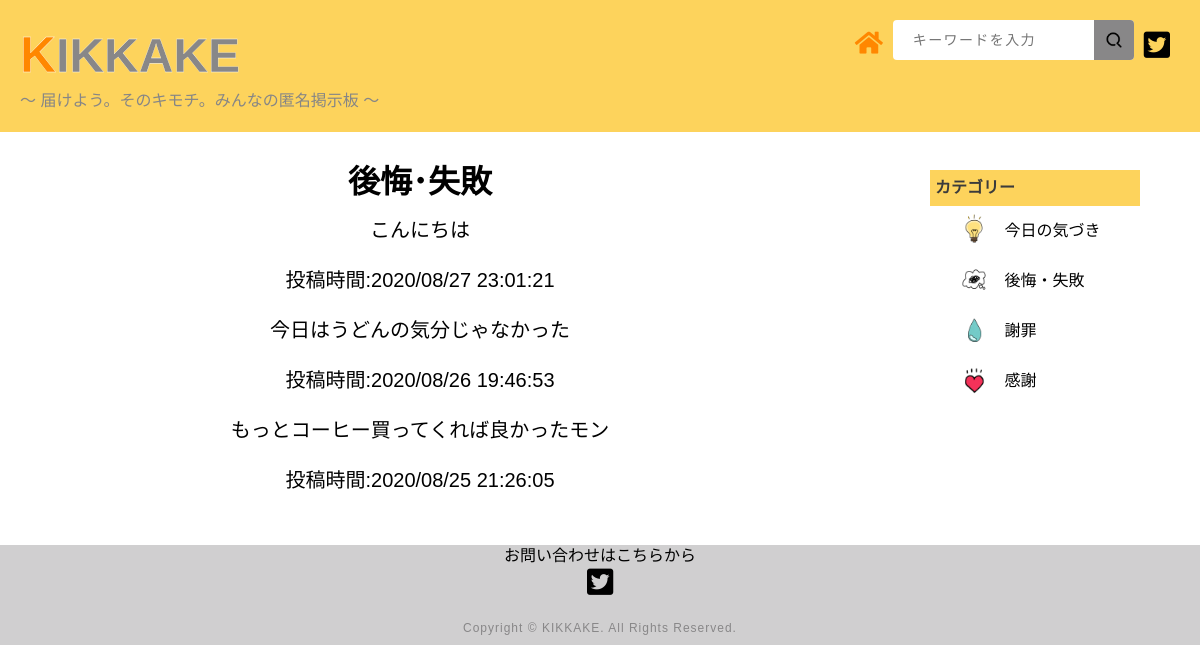
/page_2, run on the app's committed database.
### tables this page shows
CREATE TABLE "k_posts" (
	"id"	INTEGER,
	"user_id"	INTEGER,
	"comment"	TEXT,
	"del_flag"	INTEGER DEFAULT 0,
	"time"	TEXT,
	"cat_id"	INTEGER,
	PRIMARY KEY("id" AUTOINCREMENT)
);

### app.py (the view)
@app.route('/page_2')
def page_2():
    conn = sqlite3.connect('k_post.db')
    c = conn.cursor()
    c.execute("select id, comment, time from k_posts where cat_id = 2 order by time desc")
    comment_list = []
    for row in c.fetchall():
        comment_list.append({"id": row[0], "comment": row[1], "time":row[2]})
    c.close()
    return render_template('page_2.html' , comment_list = comment_list)

### templates/page_2.html
{% extends 'base.html' %}
{% block main %}
<div class="main_wrapper">
    <div class="container">
        <div id= "borderbox" class="main">
            <h1>後悔･失敗</h1>
            {% for item in comment_list %}
                <div class="page_2_content">
                    <p>{{item["comment"]}}</p>
                    <p>投稿時間:{{item["time"]}}</p>
                </div>
            {% endfor %}
        </div>
        <div class="side">
            <div class="side_inner">
                <div class="category">
                    <h4 class="side_title">
                    <span class="side_title_inner">カテゴリー</span>
                    </h4>
                    <ul class="cat_item">
                    <li class="cat_item_1">
                        <img src="../static/img/今日の気づき（電球）.png" class="cat_item_1 cat_img cat">
                        <a class="cat" href="/page_1">今日の気づき</a>
                    </li>
                    <li class="cat_item_2">
                        <img src="../static/img/後悔・失敗（・・・）.png" class="cat_item_2 cat_img cat">
                        <a class="cat" href="/page_2">後悔・失敗</a>
                    </li>
                    <li class="cat_item_3">
                        <img src="../static/img/謝罪　しずく.png" class="cat_item_3 cat_img cat">
                        <a class="cat" href="/page_3">謝罪</a>
                    </li>
                    <li class="cat_item_4">
                        <img src="../static/img/感謝（いいね、ハート）.png" class="cat_item_4 cat_img cat">
                        <a class="cat" href="/page_4">感謝</a>
                    </li>
                    </ul>
                </div>
            </div>
        </div>
    </div>
</div>
{% endblock %}

### static/CSS/kikkake.css (style rules this page uses)
html { overflow-y: scroll; }
body, h1, h2, h3, h4, h5, p, ul, ol, li, dl, dt, dd { margin: 0px; padding: 0px; }
body { background: #fff; font-size: 16px; line-height: 1.4; min-width: 100%; -webkit-text-size-adjust: 100%; }
li { list-style: none; }
a { outline: none; color: inherit; text-decoration: none; }
img { border: 0px; vertical-align: bottom; }
body { font-family: "Noto Sans Japanese", "ヒラギノ角ゴ Pro W3", "Hiragino Kaku Gothic Pro", "ヒラギノ角ゴ ProN W3", "Hiragino Kaku Gothic ProN", "游ゴシック", YuGothic, "メイリオ", "Meiryo", "HGPｺﾞｼｯｸM", "Osaka", "ＭＳ Ｐゴシック", sans-serif, Century Gothic, Arial; }
.container { display: block; padding: 30px 0; width: 70%; margin-right: 20px; }
.main { text-align: center; width: auto; height: auto; margin : 0 20px; }
#contentbox, #borderbox { padding: 10px 0; height: auto }
#borderbox div { box-sizing: border-box; }
.side { position: fixed; top: 0; right: 0; margin-top: 120px; width: 250px; padding: 30px 40px; }
.category { padding: 20px 20px; height: 100vh; }
.side_title { background-color: #fdd35c; color: rgb(59, 59, 59); padding: 7px 5px; }
.cat_img { height: 50px; width: 50px; }
.cat { vertical-align: middle; }
.cat_item li { text-align: left; padding-left: 20px; }
.container p { font-size: 20px; line-height: 50px; }

### static/CSS/kikkake_sp.css (style rules this page uses)
html { overflow-y: scroll; }
body, h1, h2, h3, h4, h5, p, ul, ol, li, dl, dt, dd { margin: 0px; padding: 0px; }
body { background: #fff; text-align: center; font-size: 16px; line-height: 1.4; min-width: 100%; -webkit-text-size-adjust: 100%; }
li { list-style: none; }
a { outline: none; color: inherit; text-decoration: none; }
img { border: 0px; vertical-align: bottom; }
body { font-family: "Noto Sans Japanese", "ヒラギノ角ゴ Pro W3", "Hiragino Kaku Gothic Pro", "ヒラギノ角ゴ ProN W3", "Hiragino Kaku Gothic ProN", "游ゴシック", YuGothic, "メイリオ", "Meiryo", "HGPｺﾞｼｯｸM", "Osaka", "ＭＳ Ｐゴシック", sans-serif, Century Gothic, Arial; }
.cat { display: inline-block; }
.cat_img { height: 35px; width: 35px; }
.cat_item { text-align: left; }
img { width: 100%; height: auto; display: block; }
.container { max-width: 1200px; margin: 0 auto; padding-bottom: 20px; }
.container h1 { font-size: 40px; line-height: 50px; font-weight: 200; }
.side { display:none; }

### data on the page
k_posts: comment "こんにちは", time "2020/08/27 23:01:21"
k_posts: comment "今日はうどんの気分じゃなかった", time "2020/08/26 19:46:53"
k_posts: comment "もっとコーヒー買ってくれば良かったモン", time "2020/08/25 21:26:05"
